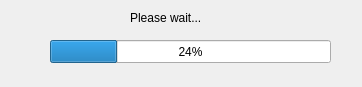
<?xml version="1.0" encoding="UTF-8"?>
<ui version="4.0">
 <class>Dialog</class>
 <widget class="QDialog" name="Dialog">
  <property name="geometry">
   <rect>
    <x>0</x>
    <y>0</y>
    <width>362</width>
    <height>87</height>
   </rect>
  </property>
  <property name="windowTitle">
   <string>IDA-SYNƎЯGY - Working</string>
  </property>
  <widget class="QProgressBar" name="progressBar">
   <property name="enabled">
    <bool>true</bool>
   </property>
   <property name="geometry">
    <rect>
     <x>50</x>
     <y>40</y>
     <width>281</width>
     <height>23</height>
    </rect>
   </property>
   <property name="autoFillBackground">
    <bool>false</bool>
   </property>
   <property name="value">
    <number>24</number>
   </property>
  </widget>
  <widget class="QLabel" name="label">
   <property name="geometry">
    <rect>
     <x>130</x>
     <y>10</y>
     <width>91</width>
     <height>16</height>
    </rect>
   </property>
   <property name="text">
    <string>Please wait...</string>
   </property>
  </widget>
 </widget>
 <resources>
  <include location="wait.qrc"/>
 </resources>
 <connections/>
</ui>
